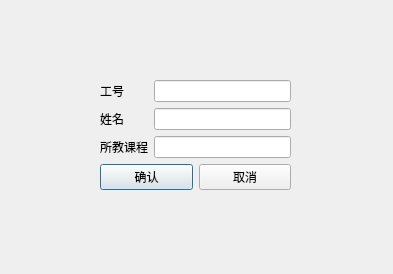
<?xml version="1.0" encoding="UTF-8"?>
<ui version="4.0">
 <class>teachereditdialog</class>
 <widget class="QDialog" name="teachereditdialog">
  <property name="geometry">
   <rect>
    <x>0</x>
    <y>0</y>
    <width>393</width>
    <height>274</height>
   </rect>
  </property>
  <property name="windowTitle">
   <string>Dialog</string>
  </property>
  <widget class="QWidget" name="layoutWidget">
   <property name="geometry">
    <rect>
     <x>100</x>
     <y>80</y>
     <width>191</width>
     <height>111</height>
    </rect>
   </property>
   <layout class="QVBoxLayout" name="verticalLayout_3">
    <item>
     <layout class="QHBoxLayout" name="horizontalLayout_2">
      <item>
       <layout class="QVBoxLayout" name="verticalLayout">
        <item>
         <widget class="QLabel" name="label">
          <property name="text">
           <string>工号</string>
          </property>
         </widget>
        </item>
        <item>
         <widget class="QLabel" name="label_2">
          <property name="text">
           <string>姓名</string>
          </property>
         </widget>
        </item>
        <item>
         <widget class="QLabel" name="label_3">
          <property name="text">
           <string>所教课程</string>
          </property>
         </widget>
        </item>
       </layout>
      </item>
      <item>
       <layout class="QVBoxLayout" name="verticalLayout_2">
        <item>
         <widget class="QLineEdit" name="id"/>
        </item>
        <item>
         <widget class="QLineEdit" name="name"/>
        </item>
        <item>
         <widget class="QLineEdit" name="classes"/>
        </item>
       </layout>
      </item>
     </layout>
    </item>
    <item>
     <layout class="QHBoxLayout" name="horizontalLayout">
      <item>
       <widget class="QPushButton" name="confirm">
        <property name="text">
         <string>确认</string>
        </property>
       </widget>
      </item>
      <item>
       <widget class="QPushButton" name="cancel">
        <property name="text">
         <string>取消</string>
        </property>
       </widget>
      </item>
     </layout>
    </item>
   </layout>
  </widget>
 </widget>
 <resources/>
 <connections/>
</ui>
